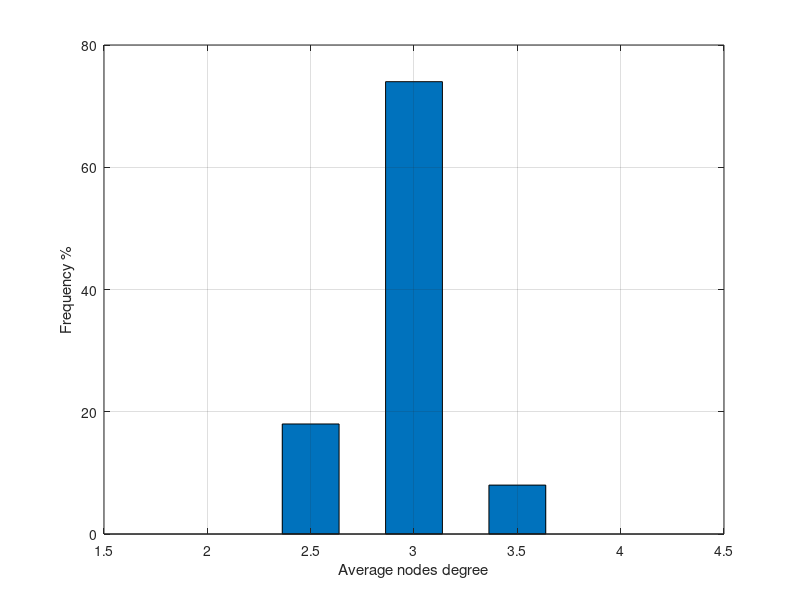

Recreate this plot in MATLAB.
%  read labels and x-y data
data = load('MarkovImportantNodesAverageDegree.txt');     %  read data into the my_xy matrix
%x=['2 \lt 2.25','2 \lt 2.25','2 \lt 2.25','2 \lt 2.25','2 \lt 2.25','2 \lt 2.25','2 \lt 2.25','2 \lt 2.25' ];
%y = randn(10000,1);
%set(gca,'FontSize',14);

[a,b]=hist(data(:),2:0.5:4); 
bar(b,a,0.55);
%[h,b] = std(data(:));
%figure;
%plot(b,h);
xlabel('Average nodes degree');
ylabel('Frequency %');
grid on;

%plot(Prob,Err1,'r.-',Prob,Err2,'b.-',Prob,Err3,'g.-',Prob,Err4,'c.-',Prob,Err5,'y.-');
%xlabel('P_{err}');           % add axis labels and plot title
%ylabel('Temporal Robustness');

%axis([0.000075 1.000 0.0 1.000],[0.000075 1.000 0.0 1.000]);
%set(gca,'XGrid','on','YGrid','on');
%set(gca,'gridlinestyle','--')
%grid on;
%legend('p = 10^{-4}','p = 10^{-3}','p = 10^{-2}','p = 10^{-1}','p = 1');

%title('Mean monthly precipitation at Portland International Airport');
%plot(Prob,EffSim,'bx-',Prob,EffTheor,'ro-');     %  plot precip vs. month with circles
